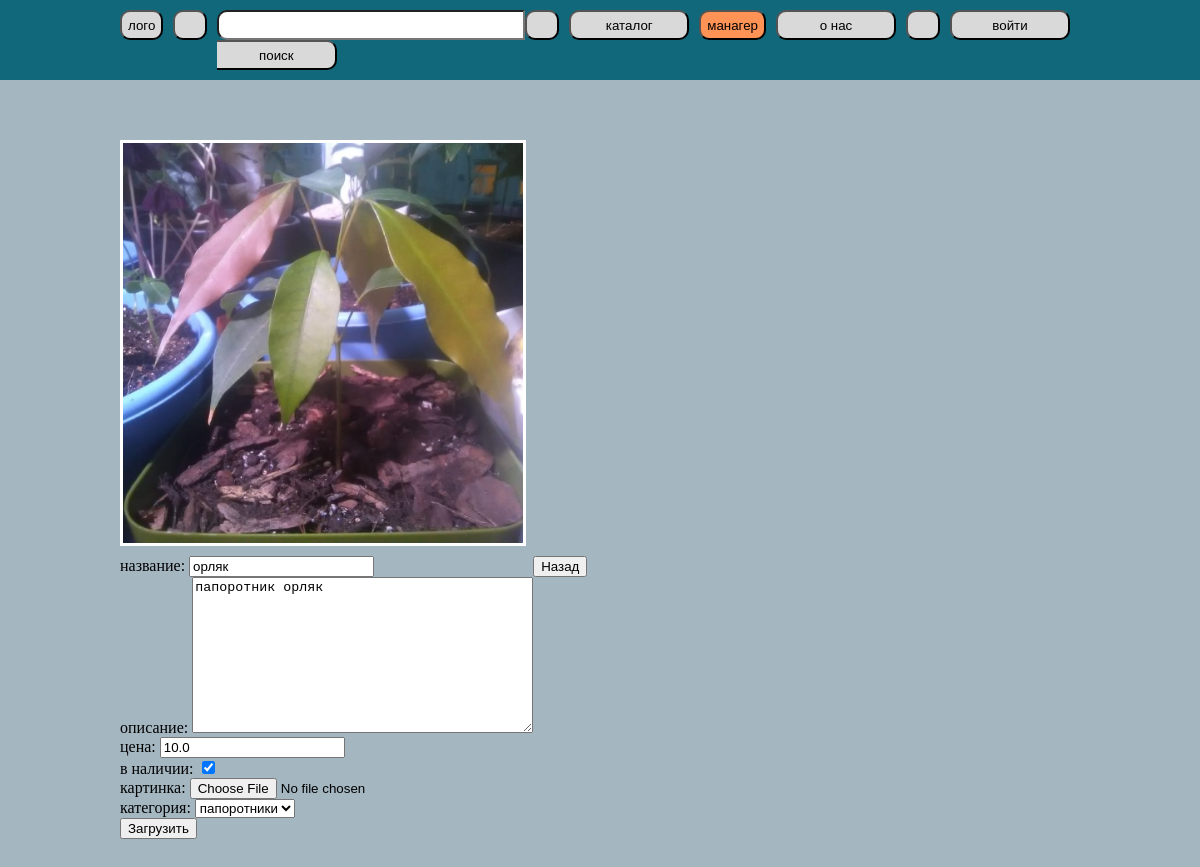
Screenshot of /manage/update/1/ with the database file from the repository.
### bazaapp/models.py (models this page shows, shortened)
class Product(models.Model):
    title = models.CharField(max_length=20)
    tekst = models.TextField()
    price = models.FloatField(default = 0.0)
    data_create = models.DateTimeField(auto_now_add = True)
    vnalicii = models.BooleanField()
    image = models.ImageField(null = True, upload_to='images')
    category = models.ForeignKey(Category, on_delete=models.CASCADE)

### bazaapp/views.py (the view)
# urls.py: path('manage/update/<int:pk>/', ProductUpdate.as_view(), name= 'product_update'),
class ProductUpdate(UpdateView):
    form_class = ProductForm
    model = Product
    template_name = 'product_edit.html'

### bazaapp/forms.py
class ProductForm(forms.ModelForm):
    class Meta:
        model = Product
        fields = ['title', 'tekst', 'price', 'vnalicii', 'image', 'category']
        labels = {
            'title': 'название',
            'tekst': 'описание',
            'price': 'цена',
            'vnalicii': 'в наличии',
            'image': 'картинка',
            'category': 'категория'
        }
        widgets = {
            'image': forms.FileInput(),
        }

### bazaapp/models.py (called while the page is built)
    def __str__(self):
        return f'{self.namecat}'

### templates/product_edit.html (shortened to what this page needs)
{% extends 'flatpages/default.html' %}
{% block 6 %}<button class="buttonactive">манагер</button> {% endblock 6 %}
{% block content %}
<div class="products">
<div class="container">
    <div class="item_product2"><div class="item_product"><div class="image" style="background-image: url(/media/{{ product.image }})"></div></div></div>
    <div class="products-content">
<form method="post" enctype="multipart/form-data">
   {{ form.as_p }}
  <button type="submit">Загрузить</button>
</form>
<form action="{{request.META.HTTP_REFERER}}"><button>Назад</button></form>
    </div>
</div>
</div>
{% endblock content %}

### static/css/styles2.css (style rules this page uses)
body { margin: 0px; padding: 0px; background-color: #A4B6C0; }
p { margin: 0px; padding: 0px; }
.container { width: 80%; margin: 0px auto; }
nav button { border-radius: 10px; width: 120px; height: 30px; background-color: #D9D9D9; margin: 0px 10px 0px 0px; }
.buttonactive { background-color: #FF9255; }
.products { padding: 50px 0; }
.products-content { display: flex; flex-wrap: wrap; justify-content: flex-start; }
.products .image { width:200px; height:200px; background-size: cover; background-position: center center; background-repeat: no-repeat; border: 3px solid #ffffff; }
.item_product2 { padding: 10px 0; }
.item_product { display: flex; flex-wrap: wrap; justify-content: flex-start; }
.item_product .image { width:400px; height:400px; background-size: cover; background-position: center center; background-repeat: no-repeat; border: 3px solid #ffffff; }

### rows the page displays
Product: image (picture), title "орляк", tekst "папоротник орляк", price "10.0", vnalicii "☑", category "папоротники"
